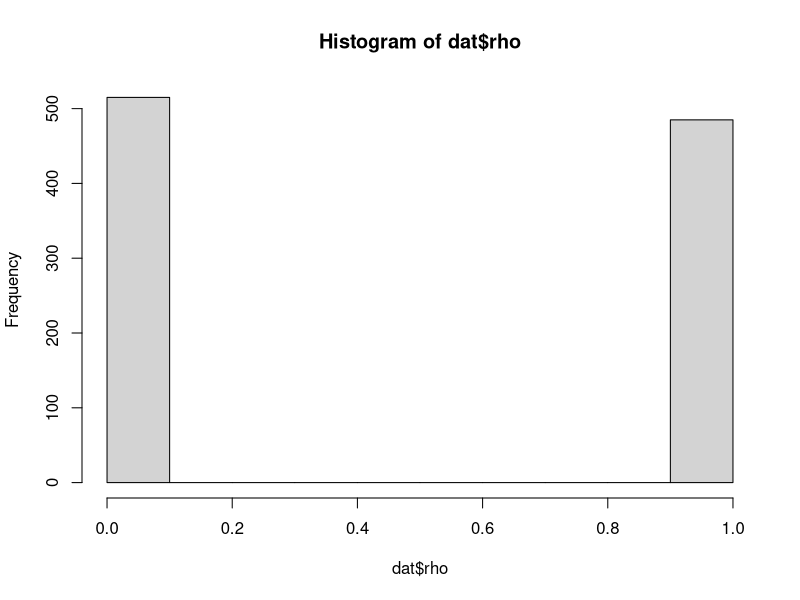
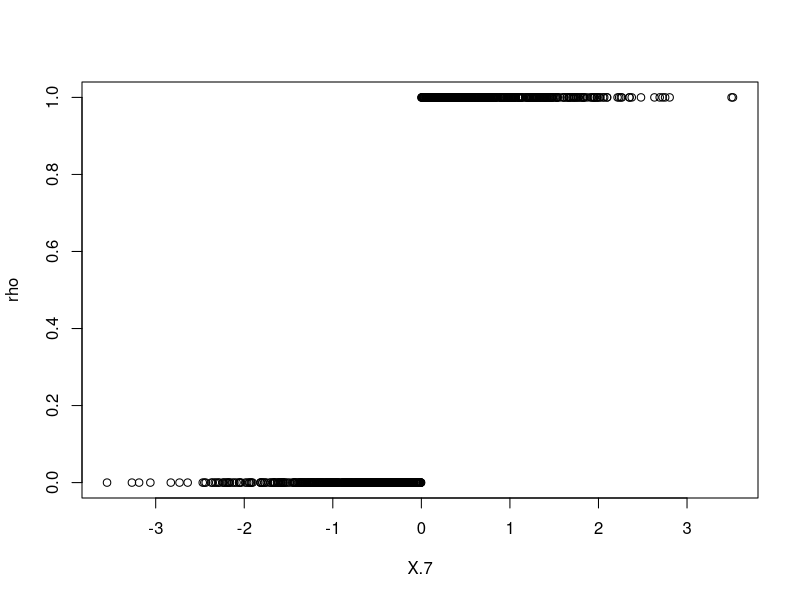

Source code (R) for these figures, in order:
library(MASS)
library(mgcv)
expit <- function(x) 1 / (1+exp(-x))

set.seed(353)
# Sample size
n <- 1000

# True parameters for the Xs
lx2 <- 1 ; lx3 <- 1; lx4 <- 1;
lx5 <- 1 ; lx6 <- 1; lx7 <- .001

# True parameters for Ya0|X=x
alpha <- c(0, -3, -.5, 5, -1.5, -2, 0)

# True parameters for Ya1|X=x
beta <- alpha * -1

# True parameters for S|X=x
gamma <- c(0, 0, 0, 0, 0, 0, 10000)

# True parameters for r(X)
delta <- c(.05, -.5, .5, -.5, .5, .0, 0)

# True parameters for Psi(X)  
zeta <- delta 

# Functions that takes sample size and true value of the parameters and outputs
# a simulated data in dataframe format

dgp <- function(n, alpha, beta, gamma, delta, zeta) {
# Generate Xs
X <- cbind(1, rexp(n, lx2), rexp(n, lx3), rexp(n, lx4), rexp(n, lx5), rexp(n, lx6), rnorm(n, mean=0, sd = 1))

# Generate Ss
rho <- expit(X %*% gamma)
S <- rbinom(n, 1, rho)

# Generate r(X)
r <-  as.numeric(X %*% delta < 0)

# Generate potential outcomes A_s0 and A_s1
psi <-  expit(X %*% zeta)
A_s0 <- rbinom(n, 1, psi)

A_s1 <- r

# Generate potential outcomes Y_a0 and Y_a0
Pr_Ya0 <- expit(X %*% alpha)
Pr_Ya1 <- expit(X %*% beta)

Y_a0 <- rbinom(n, 1, Pr_Ya0)
Y_a1 <- rbinom(n, 1, Pr_Ya1)

# Generate potential outcomes Y_s0 and Y_s0
Y_s0 <- A_s0*Y_a1 + (1-A_s0)*Y_a0
Y_s1 <- A_s1*Y_a1 + (1-A_s1)*Y_a0

# Generate observed outcome Y (under partial implementation of an ITR)
Y <- S*Y_s1 + (1-S)*Y_s0

# Generate observed outcome A (under partial implementation of an ITR)
A <- S*A_s1 + (1-S)*A_s0

# Create C
C <- as.numeric(r==A)

return(data.frame(X=X, rho=rho, S=S, Pr_Ya1=Pr_Ya1, Pr_Ya0=Pr_Ya0, Y_s1=Y_s1, Y_s0=Y_s0, Y=Y, r=r, A=A, psi=psi, C=C))
}


# Compute true value of E[Y_s1] and E[Y_s0]
largeN <- 10^6
TrueVals <- apply(dgp(largeN, alpha, beta, gamma, delta, zeta)[, c("Y_s1", "Y_s0", "Y", "Pr_Ya0", "Pr_Ya1")], 2, mean) 
TrueVals
dat <- dgp(n, alpha, beta, gamma, delta, zeta)
table(dat$S)
gamma

hist(dat$rho)
with(dat, plot(X.7, rho))

### Test MOE No. 1
library(flexmix)
library(splines)

nodes <- 4

Model <- FLXMRglmfix(fixed = ~ 1, formula = ~ -1 + X.2 * X.3 * X.4 * X.5 * X.6, family = "binomial" )


concomitantModel <- FLXPmultinom(~ -1 + S)

Moe <- stepFlexmix(cbind(Y, 1 - Y) ~  -1,
                   model = Model, k=2,
                   concomitant = concomitantModel, data = dat, nrep = 3)


refit_Moe <- refit(Moe)
summary(refit_Moe)

exp_coef <- parameters(Moe, which="model")
gate_coef <- parameters(Moe, which="concomitant")
exp_coef
gate_coef

temp1 <- model.matrix(~ 1 + X.2 * X.3 * X.4 * X.5 * X.6, dat)
temp2 <- model.matrix(~ 1 + X.2 + X.3 + X.4 + X.5 + X.6, dat)

EY_s0s <- c(mean(expit(temp1 %*% exp_coef[,1] )), mean(expit(temp1 %*% exp_coef[,2] )) )
EY_s0s
TrueVals
